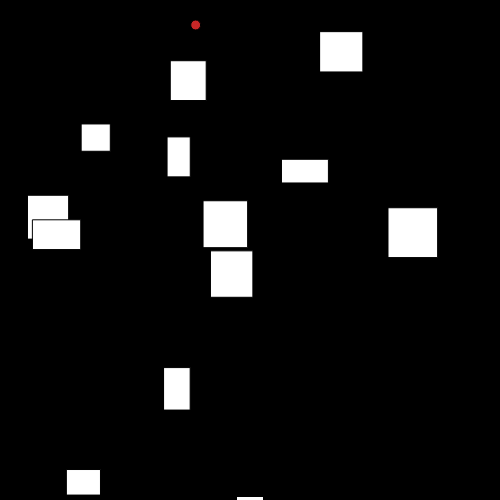
Frame 1 (no input)
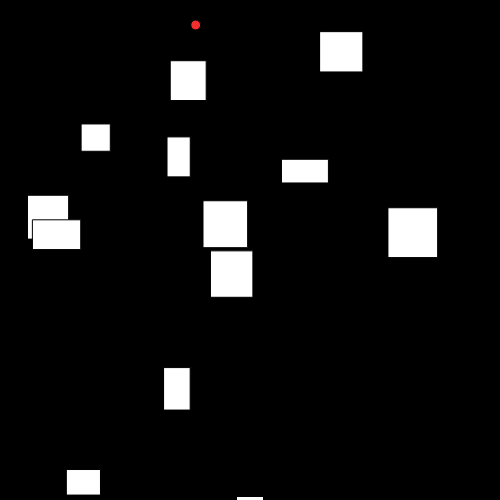
Frame 60 (no input)
Frame 120 (the mouse pressed at the canvas centre since frame 60): identical to frame 60, image omitted

The p5.js sketch that drew these frames (run headless with seeded random() and noise() and a simulated clock; from frame 60 on, the mouse is pressed at the canvas centre):

// p5.js sketch
// ── sketch.js
var population;
var lifespan = 500;
var count = 0;
var target;
var env;
var generation = 1;
var start;

var rx = 200;
var ry = 200;
var rw = 100;
var rh = 10;

function setup() {
  createCanvas(500, 500);
  background(0);
  population = new Population(200);
  env = new Environment();
  env.createStripes(6);
  target = createVector(random(0.25*width, 0.75*width), 25);
}

function draw() {
  background(0, 50);

  var alive = population.run();
  if (count == lifespan || alive == 0 || population.completed > 50) {
    var avgfitness = population.evaluate();
    population.selection();
    console.log(count, alive, floor(avgfitness));
    count = 0;
    generation++;
    population.completed = 0;
  }

  count++;

  env.show();

  push();
  ellipseMode(RADIUS);
  fill(255, 50, 50, 200);
  ellipse(target.x, target.y, 5, 5);
  pop();
}

function mousePressed() {
  start = createVector(mouseX, mouseY);
  print(start);
}

function mouseReleased() {
  env.add(start.x, start.y, mouseX-start.x, mouseY-start.y);
  //print(obstacles.length);
}

// ── dna.js
function DNA() {
  this.genes = [];

  for (var i = 0; i < lifespan; i++) {
    this.genes[i] = p5.Vector.random2D();
    this.genes[i].setMag(0.1);
  }
}

// ── environment.js
function Environment() {
  this.obstacles = [];

  this.size = function() {
    return this.obstacles.length;
  }

  this.add = function(obstacle) {
    this.obstacles[this.obstacles.length] = obstacle;
  }

  this.createObstacle = function(x, y, width, height) {
    this.add(new Obstacle(x, y, width, height));
  }

  this.crashed = function(pos) {
    for (var i = 0; i < this.obstacles.length; i++) {
      if (this.obstacles[i].crashed(pos)) {
        return true;
      }
    }
    return false;
  }

  this.show = function() {
    for (var i = 0; i < this.obstacles.length; i++) {
      this.obstacles[i].show();
    }
  }

  this.createSquares = function(amount) {
    for(var i = 0; i < amount; i++) {
      this.createObstacle();
    }
  }

  this.createStripes = function(sections) {
    var openwidth = 100;
    var openstart = (width/2) - (openwidth/2);
    for(var i = 1; i <= sections; i++) {
      openstart += random(-0.75*openwidth, 0.75*openwidth);
      this.createObstacle(1, 1 + height/sections*i, openstart, 5); // LEFT
      this.createObstacle(openstart+openwidth, 1 + height/sections*i, width-openstart-openwidth, 5); // RIGHT
    }
  }


}

// ── obstacle.js
function Obstacle() {
  this.width = random(20, 50);
  this.height = random(20, 50);
  this.x = random(0, width-this.width);
  this.y = random(0, height-this.height);

  this.show = function() {
    fill(255);
    rect(this.x, this.y, this.width, this.height);
  }

  this.crashed = function(pos) {
    return (pos.x > obstacle.x &&
            pos.x < obstacle.x+obstacle.width &&
            pos.y > obstacle.y &&
            pos.y < obstacle.y+obstacle.height)
  }

}

// ── population.js
function Population() {
  this.rockets = [];
  this.popsize = 500;
  this.matingpool = [];

  for (var i = 0; i < this.popsize; i++) {
    this.rockets[i] = new Rocket();
  }

  this.run = function() {
    var alive = 0;
    for (var i = 0; i < this.popsize; i++) {
      alive += this.rockets[i].update();
      this.rockets[i].show();
    }
    return alive;  }

  this.evaluate = function() {
    var maxfitness = 0;

    for (var i = 0; i < this.popsize; i++) {
      this.rockets[i].calcFitness();
      if (this.rockets[i].fitness > maxfitness) {
        maxfitness = this.rockets[i].fitness;
      }
    }

    for (var i = 0; i < this.popsize; i++) {
      this.rockets[i].fitness /= maxfitness;
    }

    this.matingpool = [];
    for (var i = 0; i < this.popsize; i++) {
      var n = this.rockets[i].fitness * 100;
      for (var j = 0; j < n; j++) {
        this.matingpool.push(this.rockets[i]);
      }
    }
    //console.log(this.matingpool.length);
  }

  this.selection = function() {
    var newRockets = [];
    for (var i = 0; i < this.rockets.length; i++) {
      var parentA = random(this.matingpool).dna;
      var parentB = random(this.matingpool).dna;
      var child = parentA.crossover(parentB);
      child.mutation();
      newRockets[i] = new Rocket(child);
    }
    this.rockets = newRockets;
  }
}

// ── rocket.js
function Rocket() {
  this.pos = createVector(width/2, height);
  this.vel = createVector();
  this.acc = createVector();
  this.dna = new DNA();

  this.applyForce = function(force) {
    this.acc.add(force);
  }

  this.update = function() {
    this.applyForce(this.dna.genes[this.count]);

    this.vel.add(this.acc);
    this.pos.add(this.vel);
    this.acc.mult(0);
  }

  this.show = function() {
    push();
    noStroke();
    fill(255, 150);
    translate(this.pos.x, this.pos.y);
    rotate(this.vel.heading());
    rectMode(CENTER);
    rect(0, 0, 25, 5);
    pop();
  }
}

// ── target.js
function Target(x, y, rwidth, rheight) {
  var border = 10;

  this.width = abs(rwidth) || random(10, 20);
  this.height = abs(rheight) || random(10, 20);
  if(rwidth<0) {
    this.x = x - this.width || random(border, width - this.width - border);
  }
  else {
    this.x = x || random(border, width - this.width - border);
  }
  if(rheight<0) {
    this.y = y - this.height || random(border, height - this.height - border);
  }
  else {
    this.y = y || random(border, height - this.height - border);
  }

  this.show = function() {
    push()
    noStroke();
    fill(255, 0, 0, 128);
    rect(this.x, this.y, this.width, this.height);
    pop()
  }

  this.hit = function(pos) {
    return (pos.x > this.x &&
            pos.x < this.x + this.width &&
            pos.y > this.y &&
            pos.y < this.y + this.height)
  }

}
